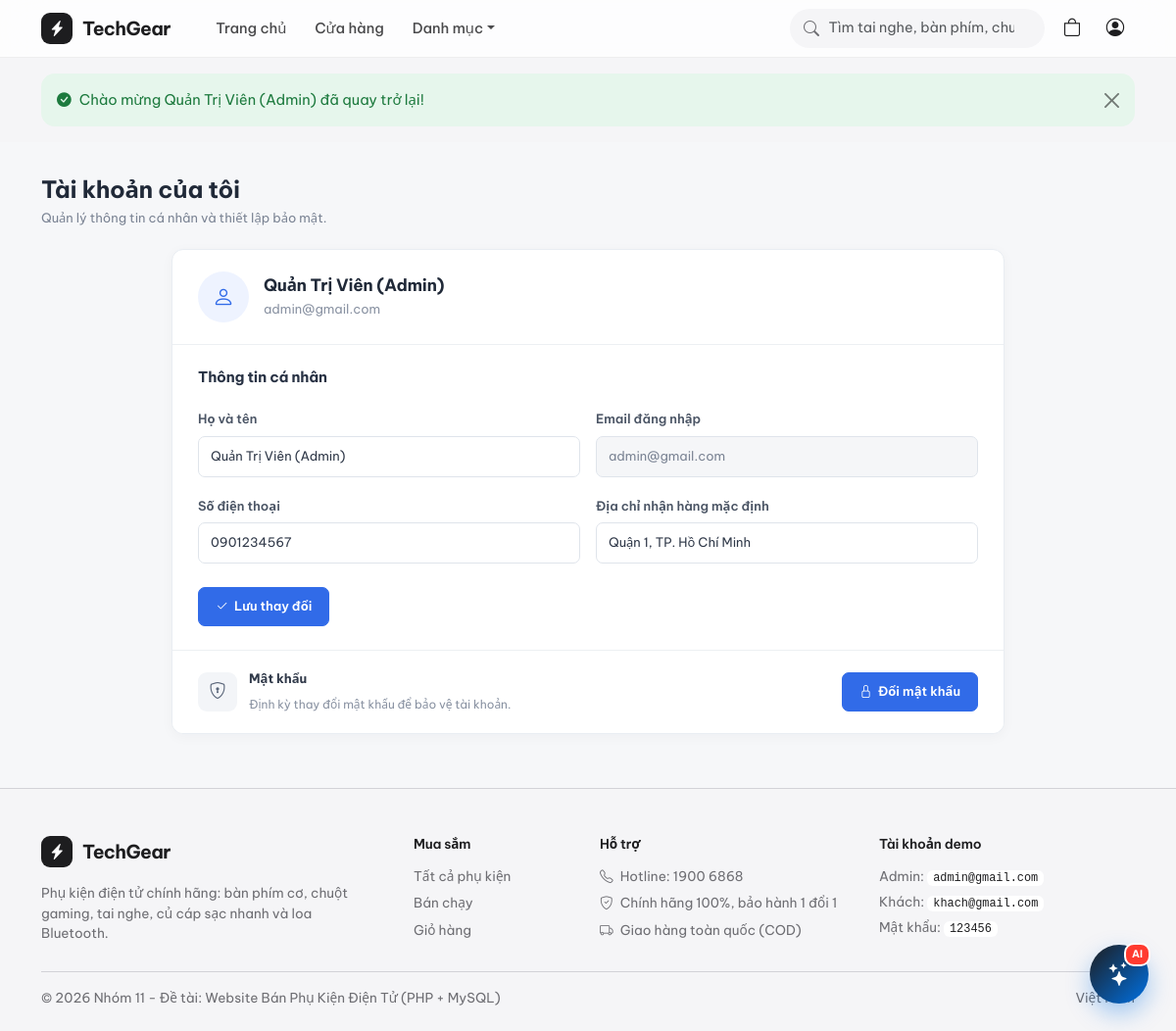
The app's page /profile.php (signed in) with its own data.
### tables this page shows
CREATE TABLE `users` (
  `id` INT AUTO_INCREMENT PRIMARY KEY,
  `fullname` VARCHAR(100) NOT NULL,
  `email` VARCHAR(100) NOT NULL UNIQUE,
  `password` VARCHAR(255) NOT NULL,
  `phone` VARCHAR(20) DEFAULT NULL,
  `address` VARCHAR(255) DEFAULT NULL,
  `role` ENUM('user', 'admin') DEFAULT 'user',
  `status` TINYINT(1) DEFAULT 1 COMMENT '1: Hoạt động, 0: Khóa',
  `created_at` TIMESTAMP DEFAULT CURRENT_TIMESTAMP
);

### profile.php (the view, shortened to what this page needs)
<?php
require_once __DIR__ . '/config/db.php';
$user_id = $_SESSION['user']['id'];
$stmt = $pdo->prepare(
    "SELECT * FROM users WHERE id = ?"
);
$stmt->execute([$user_id]);
$user = $stmt->fetch();
require_once __DIR__ . '/includes/header.php';
?>
<div class="profile-page">
    <div class="container">
        <div class="profile-heading">
            <h3>Tài khoản của tôi</h3>
            <p>Quản lý thông tin cá nhân và thiết lập bảo mật.</p>
        </div>
        <div class="account-panel">
            <div class="account-summary">
                <div class="account-avatar">
                    <i class="bi bi-person"></i>
                </div>
                <div>
                    <h4><?= htmlspecialchars($user['fullname'] ?? 'Tài khoản TECHGEAR') ?></h4>
                    <p><?= htmlspecialchars($user['email'] ?? '') ?></p>
                </div>
            </div>
            <div class="account-section">
                <h5 class="section-title">Thông tin cá nhân</h5>
                <form method="POST">
                    <div class="row g-3">
                        <div class="col-md-6">
                            <label class="form-label">Họ và tên</label>
                            <input
                                type="text"
                                name="fullname"
                                class="form-control"
                                required
                                value="<?= htmlspecialchars($user['fullname'] ?? '') ?>"
                                placeholder="Nhập họ và tên"
                            >
                        </div>
                        <div class="col-md-6">
                            <label class="form-label">Email đăng nhập</label>
                            <input
                                type="email"
                                class="form-control"
                                value="<?= htmlspecialchars($user['email'] ?? '') ?>"
                                disabled
                            >
                        </div>
                        <div class="col-md-6">
                            <label class="form-label">Số điện thoại</label>
                            <input
                                type="text"
                                name="phone"
                                class="form-control"
                                required
                                value="<?= htmlspecialchars($user['phone'] ?? '') ?>"
                                placeholder="Nhập số điện thoại"
                            >
                        </div>
                        <div class="col-md-6">
                            <label class="form-label">Địa chỉ nhận hàng mặc định</label>
                            <input
                                type="text"
                                name="address"
                                class="form-control"
                                value="<?= htmlspecialchars($user['address'] ?? '') ?>"
                                placeholder="Nhập địa chỉ nhận hàng"
                            >
                        </div>
                    </div>
                    <div class="mt-4">
                        <button type="submit" class="profile-btn">
                            <i class="bi bi-check2"></i>
                            Lưu thay đổi
                        </button>
                    </div>
                </form>
            </div>
            <div class="account-security">
                <div class="security-info">
                    <div class="security-icon">
                        <i class="bi bi-shield-lock"></i>
                    </div>
                    <div>
                        <strong>Mật khẩu</strong>
                        <small>Định kỳ thay đổi mật khẩu để bảo vệ tài khoản.</small>
                    </div>
                </div>
                <button type="button" class="profile-btn"
                        onclick="openPasswordModal()">
                    <i class="bi bi-lock"></i>
                    Đổi mật khẩu
                </button>
            </div>
        </div>
    </div>
</div>
<?php require_once __DIR__ . '/includes/footer.php'; ?>

### assets/css/style.css (style rules this page uses)
:root { --tg-bg: #f5f5f7; --tg-surface: #ffffff; --tg-text: #1d1d1f; --tg-muted: #6e6e73; --tg-accent: #0071e3; --tg-accent-hover: #0077ed; --tg-orange: #bf4800; --tg-border: #d2d2d7; --tg-border-soft: #ececf0; --tg-radius: 18px; --tg-shadow: 0 2px 12px rgba(0, 0, 0, 0.04), 0 1px 2px rgba(0, 0, 0, 0.03); --tg-shadow-hover: 0 18px 40px rgba(0, 0, 0, 0.10); }
body { background: var(--tg-bg); color: var(--tg-text); font-family: 'Be Vietnam Pro', 'Segoe UI', system-ui, -apple-system, sans-serif; -webkit-font-smoothing: antialiased; letter-spacing: 0; }
h1, h2, h3, h4, h5, h6 { color: var(--tg-text); font-weight: 700; letter-spacing: -0.01em; }
.form-label { font-weight: 500; font-size: 0.88rem; color: var(--tg-text); }
.form-control, .form-select { border-radius: 12px; border: 1px solid var(--tg-border); padding: 0.65rem 1rem; font-size: 0.95rem; }
.section-title { font-size: clamp(1.5rem, 2.5vw, 1.95rem); font-weight: 700; letter-spacing: -0.01em; line-height: 1.25; margin: 0; }
:root { --ease-apple: cubic-bezier(0.28, 0.11, 0.32, 1); --tg-link-dark: #2997ff; }
html { scroll-behavior: smooth; }

### profile.php (style rules this page uses)
.profile-page { min-height: 75vh; padding: 34px 0 55px; background: #f6f7f9; }
.profile-heading { margin-bottom: 22px; }
.profile-heading h3 { margin: 0 0 5px; color: #202938; font-size: 24px; font-weight: 700; }
.profile-heading p { margin: 0; color: #7b8494; font-size: 13px; }
.account-panel { max-width: 850px; margin: 0 auto; overflow: hidden; background: #fff; border: 1px solid #e9edf2; border-radius: 12px; box-shadow: 0 3px 14px rgba(25, 42, 70, .035); }
.account-summary { display: flex; align-items: center; gap: 15px; padding: 22px 26px; border-bottom: 1px solid #edf0f3; }
.account-avatar { display: flex; align-items: center; justify-content: center; width: 52px; height: 52px; flex: 0 0 52px; border-radius: 50%; background: #eef3ff; color: #316be8; font-size: 22px; }
.account-summary h4 { margin: 0 0 4px; color: #202938; font-size: 17px; font-weight: 700; }
.account-summary p { margin: 0; color: #8992a2; font-size: 13px; }
.account-section { padding: 24px 26px; }
.section-title { margin: 0 0 19px; color: #283244; font-size: 15px; font-weight: 700; }
.profile-page .form-label { margin-bottom: 7px; color: #4b5565; font-size: 13px; font-weight: 600; }
.profile-page .form-control { min-height: 42px; border: 1px solid #dfe4eb; border-radius: 7px; padding: 9px 12px; color: #303949; font-size: 13px; box-shadow: none; }
.profile-page .form-control:disabled { background: #f5f6f8; color: #7b8494; }
.profile-btn { display: inline-flex; align-items: center; justify-content: center; gap: 6px; min-height: 39px; padding: 9px 17px; border: 1px solid #316be8; border-radius: 7px; background: #316be8; color: #fff; font-size: 13px; font-weight: 600; transition: background .18s ease, border-color .18s ease; }
.account-security { display: flex; align-items: center; justify-content: space-between; gap: 18px; padding: 19px 26px; border-top: 1px solid #edf0f3; background: #fff; }
.security-info { display: flex; align-items: center; gap: 12px; }
.security-icon { display: flex; align-items: center; justify-content: center; width: 40px; height: 40px; flex: 0 0 40px; border-radius: 9px; background: #f3f5f8; color: #596579; font-size: 17px; }
.security-info strong { display: block; margin-bottom: 3px; color: #303949; font-size: 13px; }
.security-info small { color: #8992a2; font-size: 12px; }

### records on screen
users: fullname "Quản Trị Viên (Admin)", email "admin@gmail.com", phone "0901234567", address "Quận 1, TP. Hồ Chí Minh"

### other values on screen
$_SESSION['flash_success'] "Chào mừng Quản Trị Viên (Admin) đã quay trở lại!"
